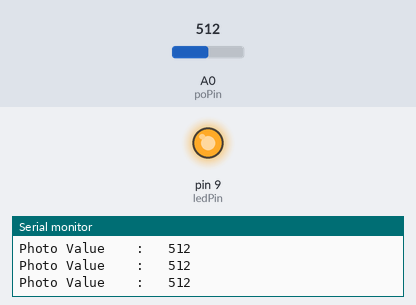
Bench run of a sketch on a simulated Arduino Uno, built with avr-gcc and run on an emulated ATmega328P. On the bench: output pins drawn as LEDs (lit = HIGH), the last lines printed to the serial monitor. Inputs (shaded band) come from the test bench; at power-on: A0 (poPin) = 512.

Above: at 1.2 s.
1.3 s: A0 (poPin) set to 716
At 2.6 s:
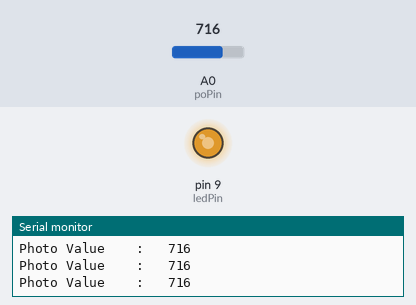
2.9 s: A0 (poPin) set to 1023
At 4.3 s:
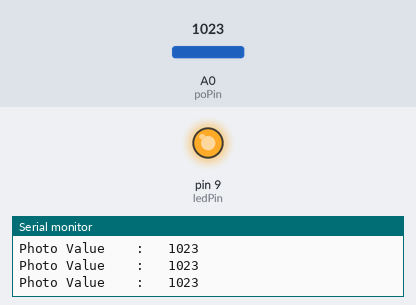
Timing chart, 0 to 5.9 s (numbered marks = the images above; inputs shaded):
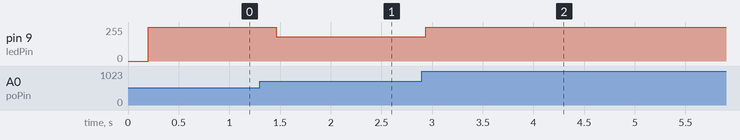

Measured:
- after the input at 1.3 s, pin 9 (ledPin): 255/255 → 182/255 after 0.16 s
- after the input at 2.9 s, pin 9 (ledPin): 182/255 → 255/255 at once

The sketch:

iot_1_9_4.ino
```cpp
int poPin = 0;
int ledPin = 9;
int poVal = 0;
void setup() {
  Serial.begin(9600);

}

void loop() {
  int   val = analogRead(0);
  Serial.print("Photo Value    :   ");
  Serial.println(val);
  delay(200);
  poVal = analogRead(poPin);
 poVal = map(poVal, 600,1000, 255,0);
analogWrite(ledPin, poVal);
 delay(10);

}
```
